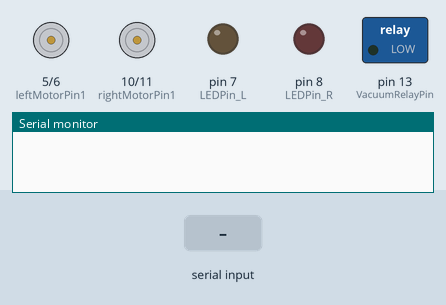
Simulated run of this sketch. Board: Arduino Uno, built with avr-gcc and run on an emulated ATmega328P. On the bench: motor-driver pin pairs drawn as motors (green arrow = first pin HIGH = forward, orange = second pin HIGH = backward, longer = more drive), switched loads named in the sketch (green lamp = pin HIGH), output pins drawn as LEDs (lit = HIGH), the last lines printed to the serial monitor. Inputs (shaded band) come from the test bench.

Above: at 1.2 s.
1.3 s: "Left\n" received over Serial
At 1.6 s:
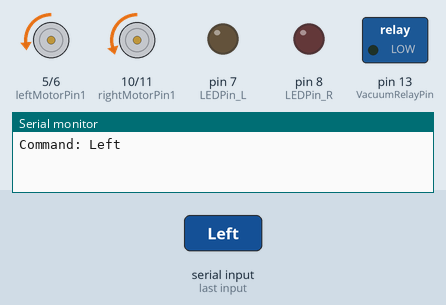
2.8 s: "Back\n" received over Serial
At 3.9 s:
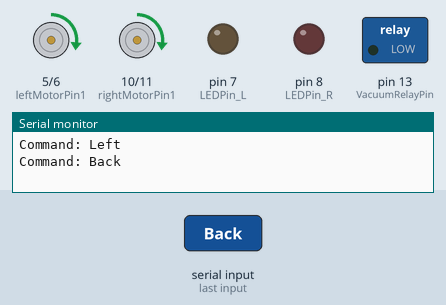
4.3 s: "VacuumOn\n" received over Serial
At 5.2 s:
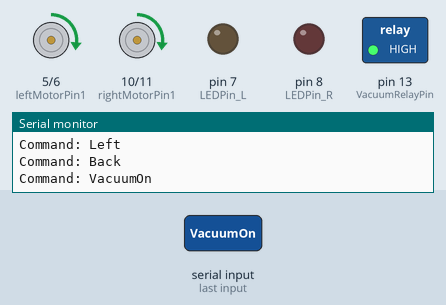
5.8 s: "Right\n" received over Serial
At 6.3 s:
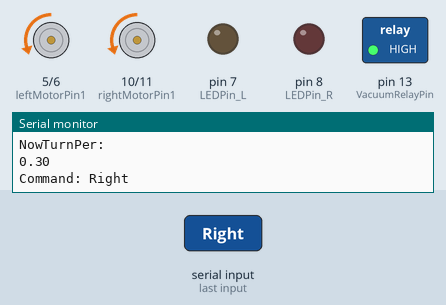
7.3 s: "Stop\n" received over Serial
At 8.5 s:
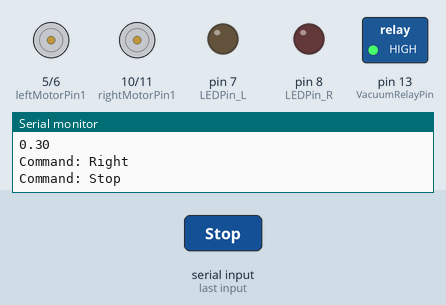
8.8 s: "BigLeft\n" received over Serial
At 10.2 s:
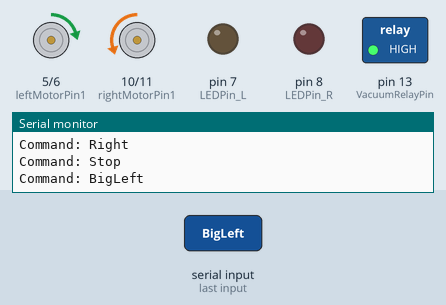
Timing chart, 0 to 11.8 s (numbered marks = the images above; inputs shaded):
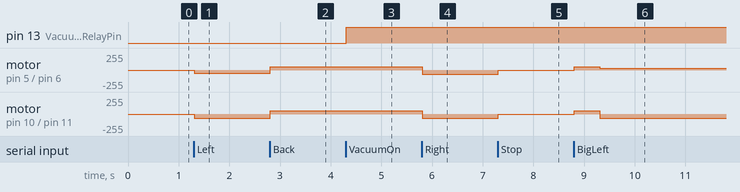

The sketch:

MotorControl.ino
```cpp
String command;

#define LEDPin_L 7
#define LEDPin_R 8
#define leftMotorPin1  5   //左正
#define leftMotorPin2  6   //左負
#define rightMotorPin1  10  //右負
#define rightMotorPin2  11  //右正
#define VacuumRelayPin 13
#define LEDPin 12

#include "MoveFunction.h"

void setup() {
  Serial.begin(9600);
  pinMode(LEDPin_L, OUTPUT);
  pinMode(LEDPin_R, OUTPUT);
  // 將馬達控制引腳設置為輸出
  pinMode(leftMotorPin1, OUTPUT);
  pinMode(leftMotorPin2, OUTPUT);
  pinMode(rightMotorPin1, OUTPUT);
  pinMode(rightMotorPin2, OUTPUT);
  pinMode(VacuumRelayPin, OUTPUT);
  // digitalWrite(LEDPin_L, HIGH);
  // digitalWrite(LEDPin_R, HIGH);
  // delay(2000);
  // digitalWrite(LEDPin_L, LOW);
  // digitalWrite(LEDPin_R, LOW);


  //Serial.println("Type Command (white, blue, red, all, off)");
}

void loop() {
  // Frontward();
  // TurnRight();
  // Serial.println("Type Command (white, blue, red, all, off)");
  if (Serial.available()) { //如果有從USB那邊接收到Serial資料的話
    command = Serial.readStringUntil('\n');
    command.trim();
    if (command.equals("Left")) {
      TurnLeft(0, 200, 0, 250);
      // TurnLeft();
      //turn right
    }else if (command.equals("Right")) {
      TurnRight(0, 250, 0, 100);
      // TurnRight();
    }else if (command.equals("Front")) {
      Frontward();
    }else if (command.equals("Back")) {
      Backward();
    }else if (command.equals("Stop")) {
      Stop();
    }else if (command.equals("VacuumOn")) {
      digitalWrite(VacuumRelayPin, HIGH);
    }else if (command.equals("VacuumOff")) {
      digitalWrite(VacuumRelayPin, LOW);
    }else if (command.equals("BigLeft")) {
      Backward();
      delay(500);
      BigTurnLeft();
    }else if (command.equals("BigRight")) {
      BigTurnRight();
    }
    Serial.print("Command: ");
    Serial.println(command);
  }
}
```

MoveFunction.h
```cpp
double TurnFPer = 0.3;//0.4 230.0 / 150.0;  //150
double TurnBPer = 0.3;//0.4 1.0;          //150
// double TurnRPer = 230 / 200;  //想要右轉照比例條多快多慢//200
// double TurnLPer = 230 / 200;  //200
double TurnRPer = 0.3;//0.4 0.3  0.25; //0.2 //想要右轉照比例條多快多慢//200
double TurnLPer = 0.3;//0.4 0.3 0.25; //0.2 //200 <Debug> 200/200 除出來是interger!! 要200.0/200.0
double BigTurnRPer = 0.3; //0.2 //想要右轉照比例條多快多慢//200
double BigTurnLPer = 0.3;


// double TurnFPer = 0.5;  //150
// double TurnBPer = 0.5;          //150
// double TurnRPer = 150/250;  //想要右轉照比例條多快多慢//200
// double TurnLPer = 150/250;  //200

double LMTonePara = 0.8;  //(調整左右馬達速差的參，乘在左邊馬達數值上)(因為怕超出, 所以0~1去調整, 只能比例條小不能調大)
double RMTonePara = 0.8;  //(調整左右馬達速差的參，乘在右邊馬達數值上)(因為怕超出, 所以0~1去調整, 只能比例條小不能調大)

// void TurnRight(int lm1 = 0, int lm2 = 250, int rm1 = 100, int rm2 = 0) {  //leftMotor(1是逆轉)//200,200//200
void TurnRight(int lm1 = 0, int lm2 = 250, int rm1 = 0, int rm2 = 150) {
  double NowTurnPer = TurnRPer;
  Serial.println("NowTurnPer: ");
  Serial.println(NowTurnPer);
  analogWrite(leftMotorPin1, int(lm1 * NowTurnPer*LMTonePara));
  analogWrite(leftMotorPin2, int(lm2 * NowTurnPer*LMTonePara));
  analogWrite(rightMotorPin1, int(rm1 * NowTurnPer * RMTonePara));
  analogWrite(rightMotorPin2, int(rm2 * NowTurnPer * RMTonePara));
}

void BigTurnRight(int lm1 = 0, int lm2 = 250, int rm1 = 100, int rm2 = 0) {  //leftMotor(1是逆轉)//200,200//200
//void BigTurnRight(int lm1 = 0, int lm2 = 250, int rm1 = 0, int rm2 = 150) {
  double NowTurnPer = BigTurnRPer;
  Serial.println("NowTurnPer: ");
  Serial.println(NowTurnPer);
  analogWrite(leftMotorPin1, int(lm1 * NowTurnPer*LMTonePara));
  analogWrite(leftMotorPin2, int(lm2 * NowTurnPer*LMTonePara));
  analogWrite(rightMotorPin1, int(rm1 * NowTurnPer * RMTonePara));
  analogWrite(rightMotorPin2, int(rm2 * NowTurnPer * RMTonePara));
}


// void TurnLeft(int lm1 = 100, int lm2 = 0, int rm1 = 0, int rm2 = 250) {  //leftMotor(1是逆轉)
void TurnLeft(int lm1 = 0, int lm2 = 150, int rm1 = 0, int rm2 = 250) {  //leftMotor(1是逆轉)
  double NowTurnPer = TurnLPer;

  analogWrite(leftMotorPin1, int(lm1 * NowTurnPer*LMTonePara));
  analogWrite(leftMotorPin2, int(lm2 * NowTurnPer*LMTonePara));
  analogWrite(rightMotorPin1, int(rm1 * NowTurnPer * RMTonePara));
  analogWrite(rightMotorPin2, int(rm2 * NowTurnPer * RMTonePara));
}

void BigTurnLeft(int lm1 = 100, int lm2 = 0, int rm1 = 0, int rm2 = 250) {  //leftMotor(1是逆轉)
  double NowTurnPer = BigTurnLPer;

  analogWrite(leftMotorPin1, int(lm1 * NowTurnPer*LMTonePara));
  analogWrite(leftMotorPin2, int(lm2 * NowTurnPer*LMTonePara));
  analogWrite(rightMotorPin1, int(rm1 * NowTurnPer * RMTonePara));
  analogWrite(rightMotorPin2, int(rm2 * NowTurnPer * RMTonePara));
}


void Backward(int lm1 = 200, int lm2 = 0, int rm1 = 200, int rm2 = 0) {  //leftMotor(1是逆轉) //150 150
  double NowTurnPer = TurnBPer;

  analogWrite(leftMotorPin1, int(lm1 * NowTurnPer*LMTonePara));
  analogWrite(leftMotorPin2, int(lm2 * NowTurnPer*LMTonePara));
  analogWrite(rightMotorPin1, int(rm1 * NowTurnPer * RMTonePara));
  analogWrite(rightMotorPin2, int(rm2 * NowTurnPer * RMTonePara));
}

void Frontward(int lm1 = 0, int lm2 = 200, int rm1 = 0, int rm2 = 200) {//150 150
  double NowTurnPer = TurnFPer;

  analogWrite(leftMotorPin1, int(lm1 * NowTurnPer*LMTonePara));
  analogWrite(leftMotorPin2, int(lm2 * NowTurnPer*LMTonePara));
  analogWrite(rightMotorPin1, int(rm1 * NowTurnPer * RMTonePara));
  analogWrite(rightMotorPin2, int(rm2 * NowTurnPer * RMTonePara));
}

void Stop(int lm1 = 0, int lm2 = 0, int rm1 = 0, int rm2 = 0) {
  double NowTurnPer = 1;
  analogWrite(leftMotorPin1, int(lm1 * NowTurnPer*LMTonePara));
  analogWrite(leftMotorPin2, int(lm2 * NowTurnPer*LMTonePara));
  analogWrite(rightMotorPin1, int(rm1 * NowTurnPer * RMTonePara));
  analogWrite(rightMotorPin2, int(rm2 * NowTurnPer * RMTonePara));
  delay(100);
}

void NormalT(int lm1 = 0, int lm2 = 0, int rm1 = 0, int rm2 = 0) {
  double NowTurnPer = 1;
  analogWrite(leftMotorPin1, int(lm1 * NowTurnPer*LMTonePara));
  analogWrite(leftMotorPin2, int(lm2 * NowTurnPer*LMTonePara));
  analogWrite(rightMotorPin1, int(rm1 * NowTurnPer * RMTonePara));
  analogWrite(rightMotorPin2, int(rm2 * NowTurnPer * RMTonePara));
  delay(100);
}
```

Measured:
- after the input at 1.3 s, motor on pin 5 (leftMotorPin1) / pin 6 (leftMotorPin2): stopped → backward 48/255 at once; motor on pin 10 (rightMotorPin1) / pin 11 (rightMotorPin2): stopped → backward 60/255 at once
- after the input at 2.8 s, motor on pin 5 (leftMotorPin1) / pin 6 (leftMotorPin2): backward 48/255 → forward 48/255 at once; motor on pin 10 (rightMotorPin1) / pin 11 (rightMotorPin2): backward 60/255 → forward 48/255 at once
- after the input at 4.3 s, pin 13 (VacuumRelayPin): LOW → HIGH at once
- after the input at 5.8 s, motor on pin 5 (leftMotorPin1) / pin 6 (leftMotorPin2), motor on pin 10 (rightMotorPin1) / pin 11 (rightMotorPin2): forward 48/255 → backward 60/255 at once
- after the input at 7.3 s, motor on pin 5 (leftMotorPin1) / pin 6 (leftMotorPin2), motor on pin 10 (rightMotorPin1) / pin 11 (rightMotorPin2): backward 60/255 → stopped at once
- after the input at 8.8 s, motor on pin 5 (leftMotorPin1) / pin 6 (leftMotorPin2): stopped → forward 48/255 at once, → forward 24/255 0.50 s later; motor on pin 10 (rightMotorPin1) / pin 11 (rightMotorPin2): stopped → forward 48/255 at once, → backward 60/255 0.50 s later
